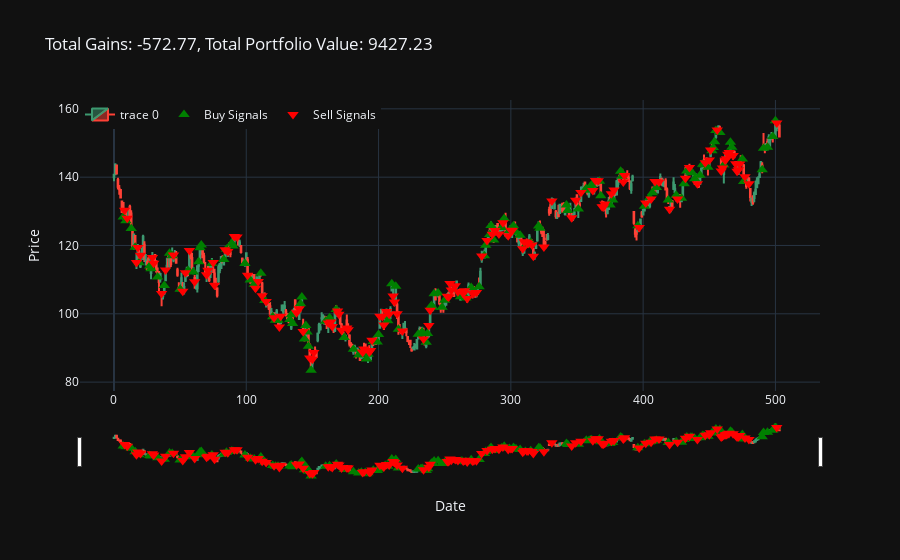

This figure's notebook cell:
### Code cell
import plotly.graph_objects as go

starting_money = 10000

close = data['Close']
final_share_price = close[len(close) - 1]  # Final share price
total_portfolio_value = starting_money + total_gains  # Total portfolio value
total_gains = total_portfolio_value - starting_money

fig = go.Figure()

# Candlestick trace
fig.add_trace(go.Candlestick(x=data.index,
                             open=data['Open'],
                             high=data['High'],
                             low=data['Low'],
                             close=data['Close']))

# Buy signals trace
fig.add_trace(go.Scatter(x=[data.index[i] for i in states_buy],
                         y=[close[i] for i in states_buy],
                         mode='markers',
                         name='Buy Signals',
                         marker=dict(symbol='triangle-up', size=10, color='green')))

# Sell signals trace
fig.add_trace(go.Scatter(x=[data.index[i] for i in states_sell],
                         y=[close[i] for i in states_sell],
                         mode='markers',
                         name='Sell Signals',
                         marker=dict(symbol='triangle-down', size=10, color='red')))

# Set layout
fig.update_layout(
    title=f'Total Gains: {total_gains:.2f}, Total Portfolio Value: {total_portfolio_value:.2f}',
    xaxis_title='Date',
    yaxis_title='Price',
    template='plotly_dark',
    legend=dict(x=0, y=1, orientation='h')
)

fig.show()

### Figure 1 — Plotly figure (JSON) as saved in the notebook; plotly's stock layout.template omitted (floating-point values rounded to 4 significant figures; data arrays with more than 128 entries replaced by an {"elided": "..."} marker saying what was removed)
{"data": [{"close": {"elided": "504 float values"}, "high": {"elided": "504 float values"}, "low": {"elided": "504 float values"}, "open": {"elided": "504 float values"}, "type": "candlestick", "x": {"elided": "504 int values"}}, {"marker": {"color": "green", "size": 10, "symbol": "triangle-up"}, "mode": "markers", "name": "Buy Signals", "type": "scatter", "x": {"elided": "135 int values"}, "y": {"elided": "135 float values"}}, {"marker": {"color": "red", "size": 10, "symbol": "triangle-down"}, "mode": "markers", "name": "Sell Signals", "type": "scatter", "x": {"elided": "131 int values"}, "y": {"elided": "131 float values"}}], "layout": {"legend": {"orientation": "h", "x": 0, "y": 1}, "title": {"text": "Total Gains: -572.77, Total Portfolio Value: 9427.23"}, "xaxis": {"title": {"text": "Date"}}, "yaxis": {"title": {"text": "Price"}}}}
